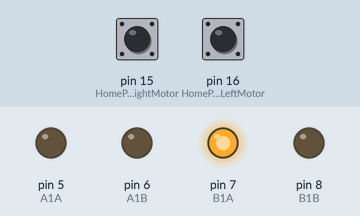
This sketch was run on a simulated Arduino Uno, built with avr-gcc and run on an emulated ATmega328P. On the bench: output pins drawn as LEDs (lit = HIGH). The test bench sets the inputs (shaded band); at power-on: pin 16 (HomePinLeftMotor) HIGH, pin 15 (HomePinRightMotor) LOW.

Above: at 3.8 s.
3.9 s: pin 16 (HomePinLeftMotor) pulled LOW for 0.75 s
At 4.6 s:
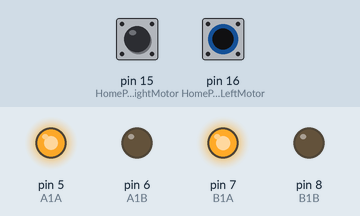
6.2 s: pin 15 (HomePinRightMotor) pulled HIGH for 0.75 s
At 7.4 s:
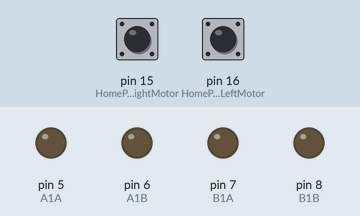
9.9 s: pin 15 (HomePinRightMotor) pulled HIGH for 1 s
At 12.9 s:
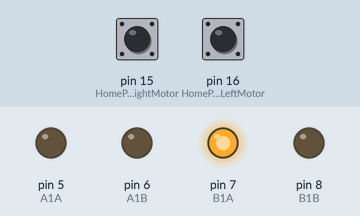
13.5 s: pin 15 (HomePinRightMotor) pulled HIGH for 3.2 s
At 14.9 s:
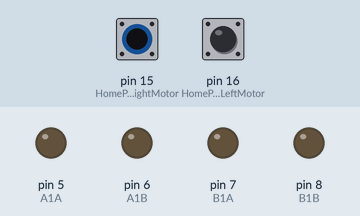
19.2 s: pin 15 (HomePinRightMotor) driven HIGH and pin 16 (HomePinLeftMotor) driven LOW
At 20.4 s:
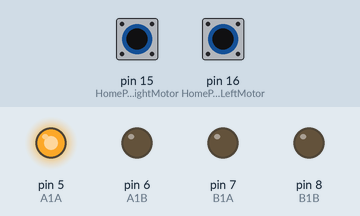
Timing chart, 0 to 21.8 s (numbered marks = the images above; inputs shaded):
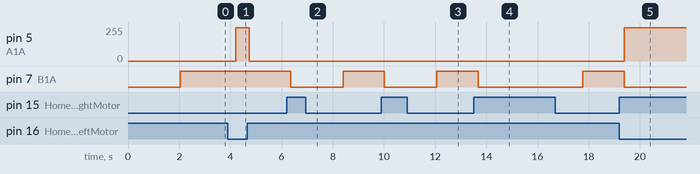

The sketch:

Home_PushButton_fixed.ino
```cpp
//FOr some reason the teensy is reading the right push button as High, the ossiliscope is showning something different though
//I change HomePinRightMotor from pin 17 to 15. The right switch (#2) was fine even after the repeated beating. So I suspect pin 17 has some issue. it was fine when I first programmed it though.

//LeftMotor
const int A1A = 5;
const int A1B = 6;

//RightMotor
const int B1A = 7;
const int B1B = 8;

/***************************************Homing Variables***************************************/
const int HomePinLeftMotor = 16;
const int HomePinRightMotor = 15;
const byte HomingSpeed = 250;
const byte HoldSpeed = 0;

bool HomedLeft = 0, HomedRight = 0;
byte debounce_delay = 20; //Wait 20ms for bounce on button to settle
/***********************************************************************************************/
void setup() {
  // put your setup code here, to run once:
 //Motor Setup
  pinMode(A1A,OUTPUT);// define pin as output for Left Motor
  pinMode(A1B,OUTPUT);
  pinMode(B1A,OUTPUT);// define pin as output for Right Motor
  pinMode(B1B,OUTPUT);

  //Homing Setup
  pinMode(HomePinLeftMotor, INPUT);
  pinMode(HomePinRightMotor, INPUT);


}

void loop() {
delay(2000);
/*
    HomedLeft = digitalRead( HomePinLeftMotor);
      delay(debounce_delay);
     HomedRight = digitalRead(HomePinRightMotor);
      delay(debounce_delay);


 Serial.print("first");
 Serial.print(HomedLeft);
 Serial.println(HomedRight);
 */
Home();

 /*
  Serial.print("second");
 Serial.print(HomedLeft);
 Serial.println(HomedRight);
 */


}

void Home(){

     HomedLeft = digitalRead( HomePinLeftMotor);
      delay(debounce_delay);
     HomedRight = digitalRead(HomePinRightMotor);
      delay(debounce_delay);

      while (!(HomedLeft && HomedRight)){ //while one of the motor is not homed loop

          if(!HomedLeft && !HomedRight){
            //If left motor and right motore are not homed Make left motor and right motor run to towards home swtich; ie. Left motor spins CCW
           //Left Motor
           analogWrite(A1A,HomingSpeed);
           analogWrite(A1B,LOW);

           //Right Motor
           analogWrite(B1A, HomingSpeed);
           analogWrite(B1B,LOW);

        //   Serial.println('A');

          }
          else if (!HomedLeft && HomedRight){
            //If left motor is not homed but right is homed, only home left motor; ie Right motor spins CW
           //Left Motor
           analogWrite(A1A,HomingSpeed);
           analogWrite(A1B,LOW);

           //Right Motor
           analogWrite(B1A,LOW);
           analogWrite(B1B,LOW);


             //Serial.println('B');


          }
          else if( HomedLeft && !HomedRight){
             //If left motor is homed but right motor is not, only home right motor
              //Left Motor
             analogWrite(A1A,LOW);
             analogWrite(A1B,LOW);

             //Right Motor

             analogWrite(B1A, HomingSpeed);
             analogWrite(B1B,LOW);

            // Serial.print('C');
          }
          else{
            //Stop both motors, I could use an indicator here.eg while both motors are not home a light goes off
             //Left Motor
             analogWrite(A1A,LOW);
             analogWrite(A1B,LOW);
             //Right Motor
             analogWrite(B1A,LOW);
             analogWrite(B1B,LOW);

           //  Serial.print('D');


          }

          delay(500); //The arm bounces so much when it contacts with thw switch so need to wait for it to settle
          HomedLeft = digitalRead( HomePinLeftMotor);
          delay(debounce_delay);
          HomedRight = digitalRead(HomePinRightMotor);
          delay(debounce_delay);

        // Serial.print(HomedLeft);
        // Serial.println(HomedRight);

      }
      //Out of the loop meaning it's home so stop the motors
             analogWrite(A1A,LOW);
             analogWrite(A1B, LOW);
             //Right Motor
             analogWrite(B1A,LOW);
             analogWrite(B1B, LOW);


}
```

Measured:
- after the input at 3.9 s, pin 5 (A1A): 0/255 → 250/255 after 0.30 s, → 0/255 0.54 s later
- after the input at 6.2 s, pin 7 (B1A): HIGH → LOW after 0.16 s, → HIGH 2.0 s later
- after the input at 9.9 s, pin 7 (B1A): HIGH → LOW after 0.12 s, → HIGH 2.0 s later
- after the input at 13.5 s, pin 7 (B1A): HIGH → LOW after 0.18 s, → HIGH 4.1 s later
- after the input at 19.2 s, pin 5 (A1A): 0/255 → 250/255 after 0.18 s; pin 7 (B1A): HIGH → LOW after 0.18 s
